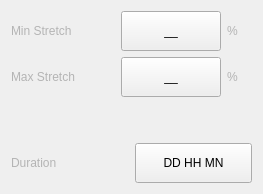
             <widget class="QWidget" name="page_1">
              <layout class="QGridLayout" name="gridLayout_4">
               <item row="4" column="0">
                <widget class="QFrame" name="frame_7">
                 <property name="frameShape">
                  <enum>QFrame::NoFrame</enum>
                 </property>
                 <property name="frameShadow">
                  <enum>QFrame::Raised</enum>
                 </property>
                 <layout class="QHBoxLayout" name="horizontalLayout_5">
                  <property name="spacing">
                   <number>6</number>
                  </property>
                  <property name="leftMargin">
                   <number>0</number>
                  </property>
                  <property name="topMargin">
                   <number>0</number>
                  </property>
                  <property name="rightMargin">
                   <number>0</number>
                  </property>
                  <property name="bottomMargin">
                   <number>0</number>
                  </property>
                  <item>
                   <widget class="QLabel" name="label_5">
                    <property name="styleSheet">
                     <string notr="true">color : rgb(180, 180, 180);</string>
                    </property>
                    <property name="text">
                     <string>Duration</string>
                    </property>
                   </widget>
                  </item>
                  <item>
                   <widget class="QPushButton" name="pushButton_15">
                    <property name="sizePolicy">
                     <sizepolicy hsizetype="Minimum" vsizetype="Fixed">
                      <horstretch>0</horstretch>
                      <verstretch>0</verstretch>
                     </sizepolicy>
                    </property>
                    <property name="minimumSize">
                     <size>
                      <width>0</width>
                      <height>40</height>
                     </size>
                    </property>
                    <property name="maximumSize">
                     <size>
                      <width>999</width>
                      <height>40</height>
                     </size>
                    </property>
                    <property name="styleSheet">
                     <string notr="true"/>
                    </property>
                    <property name="text">
                     <string>DD HH MN</string>
                    </property>
                    <property name="icon">
                     <iconset>
                      <normaloff>:/icons/index.png</normaloff>:/icons/index.png</iconset>
                    </property>
                    <property name="autoDefault">
                     <bool>false</bool>
                    </property>
                    <property name="default">
                     <bool>false</bool>
                    </property>
                    <property name="flat">
                     <bool>false</bool>
                    </property>
                   </widget>
                  </item>
                 </layout>
                </widget>
               </item>
               <item row="2" column="0">
                <widget class="QFrame" name="frame_6">
                 <property name="frameShape">
                  <enum>QFrame::NoFrame</enum>
                 </property>
                 <property name="frameShadow">
                  <enum>QFrame::Raised</enum>
                 </property>
                 <layout class="QHBoxLayout" name="horizontalLayout_4">
                  <property name="spacing">
                   <number>6</number>
                  </property>
                  <property name="leftMargin">
                   <number>0</number>
                  </property>
                  <property name="topMargin">
                   <number>0</number>
                  </property>
                  <property name="rightMargin">
                   <number>0</number>
                  </property>
                  <property name="bottomMargin">
                   <number>0</number>
                  </property>
                  <item>
                   <widget class="QLabel" name="label_4">
                    <property name="styleSheet">
                     <string notr="true">color : rgb(180, 180, 180);</string>
                    </property>
                    <property name="text">
                     <string/>
                    </property>
                   </widget>
                  </item>
                 </layout>
                </widget>
               </item>
               <item row="0" column="0">
                <widget class="QFrame" name="frame_4">
                 <property name="frameShape">
                  <enum>QFrame::NoFrame</enum>
                 </property>
                 <property name="frameShadow">
                  <enum>QFrame::Raised</enum>
                 </property>
                 <layout class="QHBoxLayout" name="horizontalLayout_2">
                  <property name="spacing">
                   <number>6</number>
                  </property>
                  <property name="leftMargin">
                   <number>0</number>
                  </property>
                  <property name="topMargin">
                   <number>0</number>
                  </property>
                  <property name="rightMargin">
                   <number>0</number>
                  </property>
                  <property name="bottomMargin">
                   <number>0</number>
                  </property>
                  <item>
                   <widget class="QLabel" name="label_2">
                    <property name="styleSheet">
                     <string notr="true">color : rgb(180, 180, 180);</string>
                    </property>
                    <property name="text">
                     <string>Min Stretch</string>
                    </property>
                   </widget>
                  </item>
                  <item>
                   <spacer name="horizontalSpacer_17">
                    <property name="orientation">
                     <enum>Qt::Horizontal</enum>
                    </property>
                    <property name="sizeHint" stdset="0">
                     <size>
                      <width>40</width>
                      <height>20</height>
                     </size>
                    </property>
                   </spacer>
                  </item>
                  <item>
                   <widget class="QPushButton" name="pushButton_11">
                    <property name="sizePolicy">
                     <sizepolicy hsizetype="Expanding" vsizetype="Fixed">
                      <horstretch>0</horstretch>
                      <verstretch>0</verstretch>
                     </sizepolicy>
                    </property>
                    <property name="minimumSize">
                     <size>
                      <width>100</width>
                      <height>40</height>
                     </size>
                    </property>
                    <property name="maximumSize">
                     <size>
                      <width>100</width>
                      <height>40</height>
                     </size>
                    </property>
                    <property name="layoutDirection">
                     <enum>Qt::LeftToRight</enum>
                    </property>
                    <property name="styleSheet">
                     <string notr="true"/>
                    </property>
                    <property name="text">
                     <string>__</string>
                    </property>
                    <property name="icon">
                     <iconset>
                      <normaloff>:/icons/index.png</normaloff>:/icons/index.png</iconset>
                    </property>
                    <property name="autoDefault">
                     <bool>false</bool>
                    </property>
                    <property name="default">
                     <bool>false</bool>
                    </property>
                    <property name="flat">
                     <bool>false</bool>
                    </property>
                   </widget>
                  </item>
                  <item>
                   <widget class="QLabel" name="label_34">
                    <property name="minimumSize">
                     <size>
                      <width>25</width>
                      <height>0</height>
                     </size>
                    </property>
                    <property name="styleSheet">
                     <string notr="true">color : rgb(180, 180, 180);</string>
                    </property>
                    <property name="text">
                     <string>%</string>
                    </property>
                   </widget>
                  </item>
                 </layout>
                </widget>
               </item>
               <item row="3" column="0">
                <widget class="QFrame" name="frame_8">
                 <property name="frameShape">
                  <enum>QFrame::NoFrame</enum>
                 </property>
                 <property name="frameShadow">
                  <enum>QFrame::Raised</enum>
                 </property>
                 <layout class="QHBoxLayout" name="horizontalLayout_6">
                  <property name="spacing">
                   <number>6</number>
                  </property>
                  <property name="leftMargin">
                   <number>0</number>
                  </property>
                  <property name="topMargin">
                   <number>0</number>
                  </property>
                  <property name="rightMargin">
                   <number>0</number>
                  </property>
                  <property name="bottomMargin">
                   <number>0</number>
                  </property>
                  <item>
                   <widget class="QLabel" name="label_6">
                    <property name="styleSheet">
                     <string notr="true">color : rgb(180, 180, 180);</string>
                    </property>
                    <property name="text">
                     <string/>
                    </property>
                   </widget>
                  </item>
                 </layout>
                </widget>
               </item>
               <item row="1" column="0">
                <widget class="QFrame" name="frame_5">
                 <property name="frameShape">
                  <enum>QFrame::NoFrame</enum>
                 </property>
                 <property name="frameShadow">
                  <enum>QFrame::Raised</enum>
                 </property>
                 <layout class="QHBoxLayout" name="horizontalLayout_3">
                  <property name="spacing">
                   <number>6</number>
                  </property>
                  <property name="leftMargin">
                   <number>0</number>
                  </property>
                  <property name="topMargin">
                   <number>0</number>
                  </property>
                  <property name="rightMargin">
                   <number>0</number>
                  </property>
                  <property name="bottomMargin">
                   <number>0</number>
                  </property>
                  <item>
                   <widget class="QLabel" name="label_3">
                    <property name="styleSheet">
                     <string notr="true">color : rgb(180, 180, 180);</string>
                    </property>
                    <property name="text">
                     <string>Max Stretch</string>
                    </property>
                   </widget>
                  </item>
                  <item>
                   <spacer name="horizontalSpacer_33">
                    <property name="orientation">
                     <enum>Qt::Horizontal</enum>
                    </property>
                    <property name="sizeHint" stdset="0">
                     <size>
                      <width>40</width>
                      <height>20</height>
                     </size>
                    </property>
                   </spacer>
                  </item>
                  <item>
                   <widget class="QPushButton" name="pushButton_12">
                    <property name="sizePolicy">
                     <sizepolicy hsizetype="Expanding" vsizetype="Fixed">
                      <horstretch>0</horstretch>
                      <verstretch>0</verstretch>
                     </sizepolicy>
                    </property>
                    <property name="minimumSize">
                     <size>
                      <width>100</width>
                      <height>40</height>
                     </size>
                    </property>
                    <property name="maximumSize">
                     <size>
                      <width>100</width>
                      <height>40</height>
                     </size>
                    </property>
                    <property name="styleSheet">
                     <string notr="true"/>
                    </property>
                    <property name="text">
                     <string>__</string>
                    </property>
                    <property name="icon">
                     <iconset>
                      <normaloff>:/icons/index.png</normaloff>:/icons/index.png</iconset>
                    </property>
                    <property name="autoDefault">
                     <bool>false</bool>
                    </property>
                    <property name="default">
                     <bool>false</bool>
                    </property>
                    <property name="flat">
                     <bool>false</bool>
                    </property>
                   </widget>
                  </item>
                  <item>
                   <widget class="QLabel" name="label_35">
                    <property name="minimumSize">
                     <size>
                      <width>25</width>
                      <height>0</height>
                     </size>
                    </property>
                    <property name="styleSheet">
                     <string notr="true">color : rgb(180, 180, 180);</string>
                    </property>
                    <property name="text">
                     <string>%</string>
                    </property>
                   </widget>
                  </item>
                 </layout>
                </widget>
               </item>
              </layout>
             </widget>
